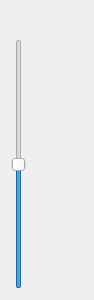
<?xml version="1.0" encoding="UTF-8"?>
<ui version="4.0">
 <class>VolumeWidget</class>
 <widget class="QWidget" name="VolumeWidget">
  <property name="geometry">
   <rect>
    <x>0</x>
    <y>0</y>
    <width>94</width>
    <height>300</height>
   </rect>
  </property>
  <layout class="QVBoxLayout" name="verticalLayout_2">
   <item>
    <layout class="QVBoxLayout" name="verticalLayout">
     <item>
      <widget class="QPushButton" name="btn_mute">
       <property name="maximumSize">
        <size>
         <width>28</width>
         <height>30</height>
        </size>
       </property>
       <property name="focusPolicy">
        <enum>Qt::NoFocus</enum>
       </property>
       <property name="text">
        <string/>
       </property>
       <property name="icon">
        <iconset>
         <normaloff>:/icons/vol_mute.png</normaloff>:/icons/vol_mute.png</iconset>
       </property>
       <property name="iconSize">
        <size>
         <width>24</width>
         <height>24</height>
        </size>
       </property>
       <property name="flat">
        <bool>true</bool>
       </property>
      </widget>
     </item>
     <item>
      <widget class="DirectSlider" name="volumeSlider">
       <property name="focusPolicy">
        <enum>Qt::NoFocus</enum>
       </property>
       <property name="maximum">
        <number>100</number>
       </property>
       <property name="value">
        <number>50</number>
       </property>
       <property name="tracking">
        <bool>false</bool>
       </property>
       <property name="invertedAppearance">
        <bool>false</bool>
       </property>
       <property name="invertedControls">
        <bool>false</bool>
       </property>
       <property name="tickInterval">
        <number>25</number>
       </property>
      </widget>
     </item>
    </layout>
   </item>
  </layout>
 </widget>
 <customwidgets>
  <customwidget>
   <class>DirectSlider</class>
   <extends>QSlider</extends>
   <header>../widgets/directslider.h</header>
  </customwidget>
 </customwidgets>
 <resources/>
 <connections/>
</ui>
